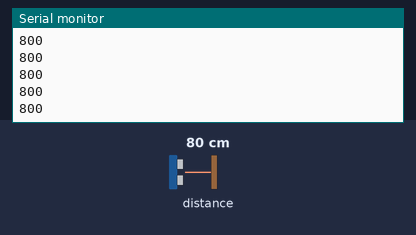
A sketch run on a simulated Arduino Uno, built with avr-gcc and run on an emulated ATmega328P. On the bench: the last lines printed to the serial monitor. Inputs (shaded band) come from the test bench; at power-on: distance to the obstacle 80 cm.

Above: at 1.2 s.
1.3 s: distance to the obstacle set to 2 cm
At 1.9 s:
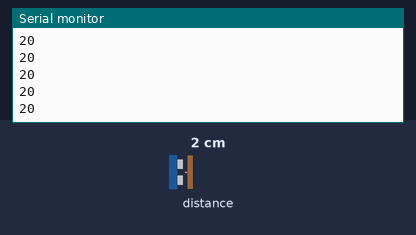
2.8 s: distance to the obstacle set to 4 cm
At 3.7 s:
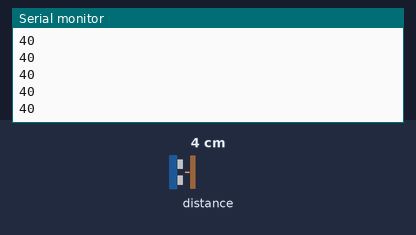
Timing chart, 0 to 5.8 s (numbered marks = the images above; inputs shaded):
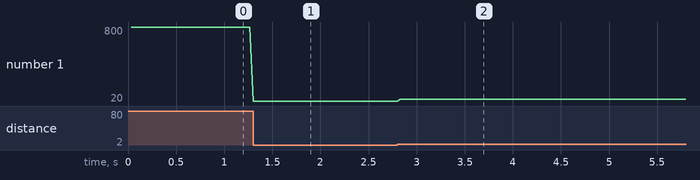

Measured:
- after the input at 1.3 s, the serial monitor: prints a new line at once (image 1)
- after the input at 2.8 s, the serial monitor: prints a new line at once (image 2)
- plotted number 1: 800 → 20 after the input at 1.3 s, 20 → 40 after the input at 2.8 s

The sketch:

VL53L0X.ino
```cpp
/* This example shows how to get single-shot range
 measurements from the VL53L0X. The sensor can optionally be
 configured with different ranging profiles, as described in
 the VL53L0X API user manual, to get better performance for
 a certain application. This code is based on the four
 "SingleRanging" examples in the VL53L0X API.

 The range readings are in units of mm. */

#include <Wire.h>
#include <VL53L0X.h>

VL53L0X sensor;


// Uncomment this line to use long range mode. This
// increases the sensitivity of the sensor and extends its
// potential range, but increases the likelihood of getting
// an inaccurate reading because of reflections from objects
// other than the intended target. It works best in dark
// conditions.

//#define LONG_RANGE


// Uncomment ONE of these two lines to get
// - higher speed at the cost of lower accuracy OR
// - higher accuracy at the cost of lower speed

//#define HIGH_SPEED
#define HIGH_ACCURACY


void setup()
{
  Serial.begin(9600);
  Wire.begin();

  sensor.init();
  sensor.setTimeout(500);

#if defined LONG_RANGE
  // lower the return signal rate limit (default is 0.25 MCPS)
  sensor.setSignalRateLimit(0.1);
  // increase laser pulse periods (defaults are 14 and 10 PCLKs)
  sensor.setVcselPulsePeriod(VL53L0X::VcselPeriodPreRange, 18);
  sensor.setVcselPulsePeriod(VL53L0X::VcselPeriodFinalRange, 14);
#endif

#if defined HIGH_SPEED
  // reduce timing budget to 20 ms (default is about 33 ms)
  sensor.setMeasurementTimingBudget(20000);
#elif defined HIGH_ACCURACY
  // increase timing budget to 200 ms
  sensor.setMeasurementTimingBudget(200000);
#endif
}

void loop()
{
  Serial.print(sensor.readRangeSingleMillimeters());
  if (sensor.timeoutOccurred()) { Serial.print(" TIMEOUT"); }

  Serial.println();
}
```
